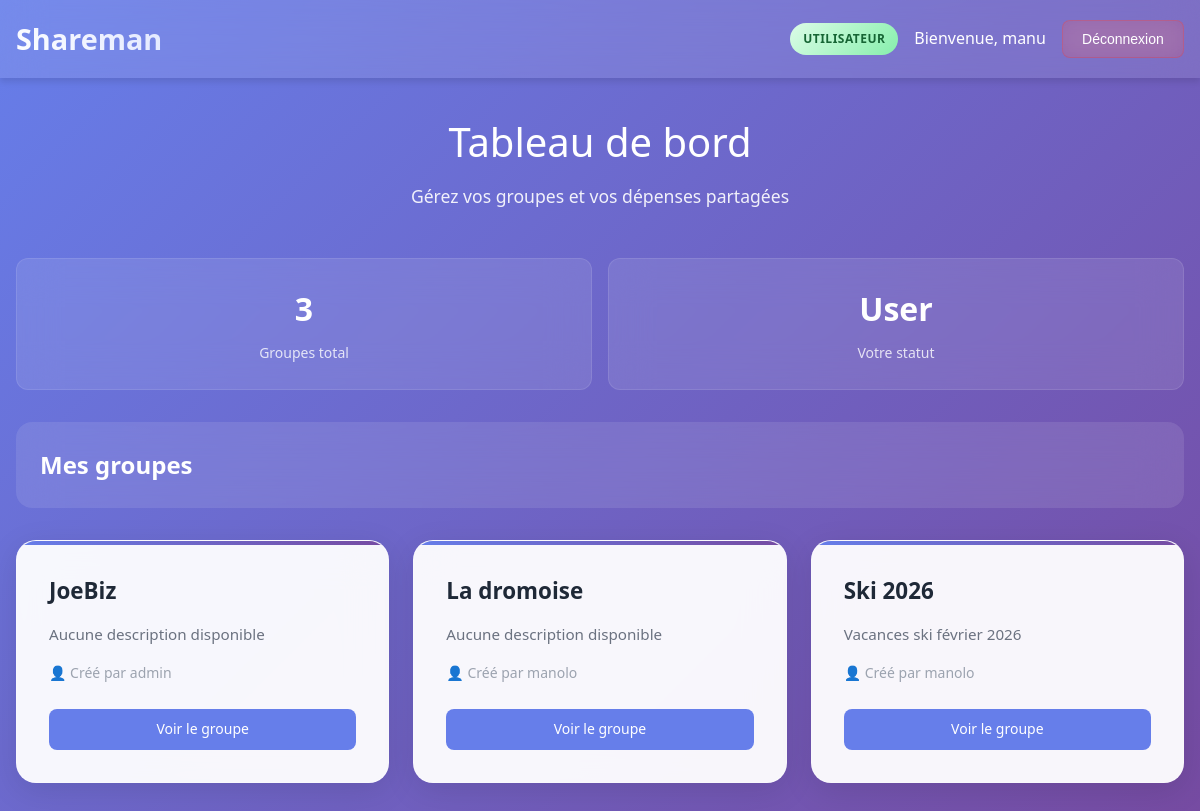
The app's page /dashboard.php (signed in) with its own data.
### tables this page shows
CREATE TABLE `groups_table` (
  `id` int(11) NOT NULL,
  `name` varchar(100) NOT NULL,
  `description` text DEFAULT NULL,
  `created_by` int(11) DEFAULT NULL,
  `created_at` timestamp NULL DEFAULT current_timestamp(),
  `stay_mode_enabled` tinyint(1) DEFAULT 0,
  `stay_start_date` date DEFAULT NULL,
  `stay_end_date` date DEFAULT NULL
);

CREATE TABLE `users` (
  `id` int(11) NOT NULL,
  `username` varchar(50) NOT NULL,
  `email` varchar(100) DEFAULT NULL,
  `password` varchar(255) NOT NULL,
  `status` enum('visiteur','utilisateur','administrateur') DEFAULT 'visiteur',
  `created_at` timestamp NULL DEFAULT current_timestamp()
);

### auth.php (called while the page is built, shortened)
<?php
function getUserStatus() {
    return $_SESSION['status'] ?? 'visiteur';
}
?>

### classes/Group.php (called while the page is built, shortened)
<?php
class Group {
    private $conn;
    public function __construct($db) {
        $this->conn = $db;
    }
    public function getAllGroups() {
        try {
            $query = "SELECT g.*, u.username as creator_name FROM groups_table g
                      LEFT JOIN users u ON g.created_by = u.id ORDER BY g.name";
            $stmt = $this->conn->prepare($query);
            $stmt->execute();
            return $stmt->fetchAll(PDO::FETCH_ASSOC);
        } catch(PDOException $e) {
            error_log("Erreur récupération groupes: " . $e->getMessage());
            return [];
        }
    }
}
?>

### dashboard.php (the view, shortened to what this page needs)
<?php
require_once 'auth.php';
require_once 'classes/Group.php';
$database = new Database();
$db = $database->getConnection();
$groupManager = new Group($db);
$groups = $groupManager->getAllGroups();
?>
<!DOCTYPE html>
<html lang="fr">
<head>
</head>
<body>
    <nav class="navbar">
        <div class="navbar-content">
            <h1>Shareman</h1>
            <div class="user-info">
                <span class="status-badge status-<?= getUserStatus() ?>">
                    <?= ucfirst(getUserStatus()) ?>
                </span>
                <span>Bienvenue, <?= htmlspecialchars($_SESSION['username']) ?></span>
                <form method="POST" style="display: inline;">
                    <button type="submit" class="btn btn-danger">Déconnexion</button>
                </form>
            </div>
        </div>
    </nav>
    <div class="container">
        <div class="welcome-section">
            <h2>Tableau de bord</h2>
            <p>Gérez vos groupes et vos dépenses partagées</p>
        </div>
        <div class="stats-grid">
            <div class="stat-card">
                <div class="stat-number"><?= count($groups) ?></div>
                <div class="stat-label">Groupes total</div>
            </div>
            <div class="stat-card">
                <div class="stat-number"><?= getUserStatus() === 'administrateur' ? 'Admin' : 'User' ?></div>
                <div class="stat-label">Votre statut</div>
            </div>
        </div>
        <div class="header">
            <h3>Mes groupes</h3>
        </div>
        <?php if(empty($groups)): ?>
            <div class="empty-state">
                <h3>Aucun groupe trouvé</h3>
                <p>Commencez par créer votre premier groupe de dépenses partagées!</p>
                <?php if(isAdmin()): ?>
                    <a href="create_group.php" class="btn btn-primary">Créer mon premier groupe</a>
                <?php endif; ?>
            </div>
        <?php else: ?>
            <div class="groups-grid">
                <?php foreach($groups as $group): ?>
                    <div class="group-card">
                        <h3><?= htmlspecialchars($group['name']) ?></h3>
                        <p><?= htmlspecialchars($group['description'] ?: 'Aucune description disponible') ?></p>
                        <div class="group-meta">
                            <span>👤 Créé par <?= htmlspecialchars($group['creator_name'] ?: 'Inconnu') ?></span>
                        </div>
                        <div class="group-actions">
                            <a href="group.php?id=<?= $group['id'] ?>" class="btn">Voir le groupe</a>
                        </div>
                    </div>
                <?php endforeach; ?>
            </div>
        <?php endif; ?>
    </div>
</body>
</html>

### dashboard.php (style rules this page uses)
* { box-sizing: border-box; margin: 0; padding: 0; }
body { font-family: 'Segoe UI', Tahoma, Geneva, Verdana, sans-serif; background: linear-gradient(135deg, #667eea 0%, #764ba2 100%); min-height: 100vh; line-height: 1.6; }
.navbar { background: rgba(255, 255, 255, 0.1); backdrop-filter: blur(20px); padding: 1rem; color: white; box-shadow: 0 4px 6px rgba(0, 0, 0, 0.1); }
.navbar-content { max-width: 1200px; margin: 0 auto; display: flex; justify-content: space-between; align-items: center; flex-wrap: wrap; gap: 1rem; }
.navbar h1 { font-size: 1.8rem; font-weight: 600; background: linear-gradient(45deg, #fff, #e0e7ff); -webkit-background-clip: text; -webkit-text-fill-color: transparent; background-clip: text; }
.user-info { display: flex; gap: 1rem; align-items: center; flex-wrap: wrap; }
.status-badge { padding: 0.4rem 0.8rem; border-radius: 20px; font-size: 0.75rem; font-weight: 600; text-transform: uppercase; letter-spacing: 0.5px; }
.status-utilisateur { background: linear-gradient(135deg, #dcfce7, #86efac); color: #166534; }
.btn { display: inline-flex; align-items: center; padding: 0.6rem 1.2rem; background: rgba(255, 255, 255, 0.2); color: white; text-decoration: none; border-radius: 8px; border: none; cursor: pointer; font-size: 0.875rem; font-weight: 500; transition: all 0.3s ease; backdrop-filter: blur(10px); border: 1px solid rgba(255, 255, 255, 0.1); }
.btn-danger { background: rgba(239, 68, 68, 0.2); border-color: rgba(239, 68, 68, 0.3); }
.container { max-width: 1200px; margin: 0 auto; padding: 2rem 1rem; }
.welcome-section { text-align: center; margin-bottom: 3rem; color: white; }
.welcome-section h2 { font-size: 2.5rem; margin-bottom: 0.5rem; font-weight: 300; }
.welcome-section p { font-size: 1.1rem; opacity: 0.9; }
.header { display: flex; justify-content: space-between; align-items: center; margin-bottom: 2rem; background: rgba(255, 255, 255, 0.1); backdrop-filter: blur(20px); padding: 1.5rem; border-radius: 16px; color: white; }
.header h3 { font-size: 1.5rem; font-weight: 600; }
.groups-grid { display: grid; grid-template-columns: repeat(auto-fill, minmax(320px, 1fr)); gap: 1.5rem; }
.group-card { background: rgba(255, 255, 255, 0.95); backdrop-filter: blur(20px); padding: 2rem; border-radius: 20px; box-shadow: 0 8px 32px rgba(0, 0, 0, 0.1); transition: all 0.3s ease; border: 1px solid rgba(255, 255, 255, 0.2); position: relative; overflow: hidden; }
.group-card::before { content: ''; position: absolute; top: 0; left: 0; right: 0; height: 4px; background: linear-gradient(90deg, #667eea, #764ba2); }
.group-card h3 { color: #1f2937; margin-bottom: 0.8rem; font-size: 1.4rem; font-weight: 600; }
.group-card p { color: #6b7280; margin-bottom: 1rem; font-size: 0.95rem; }
.group-meta { display: flex; align-items: center; gap: 0.5rem; margin-bottom: 1.5rem; font-size: 0.875rem; color: #9ca3af; }
.group-actions { display: flex; gap: 0.75rem; flex-wrap: wrap; }
.group-actions .btn { padding: 0.6rem 1rem; font-size: 0.875rem; background: #667eea; color: white; border: none; flex: 1; min-width: 100px; justify-content: center; }
.stats-grid { display: grid; grid-template-columns: repeat(auto-fit, minmax(200px, 1fr)); gap: 1rem; margin-bottom: 2rem; }
.stat-card { background: rgba(255, 255, 255, 0.1); backdrop-filter: blur(20px); padding: 1.5rem; border-radius: 12px; text-align: center; color: white; border: 1px solid rgba(255, 255, 255, 0.1); }
.stat-number { font-size: 2rem; font-weight: bold; margin-bottom: 0.5rem; }
.stat-label { opacity: 0.8; font-size: 0.875rem; }

### records on screen
groups_table: name "JoeBiz", description "Aucune description disponible", created_by.username "admin"
groups_table: name "La dromoise", description "Aucune description disponible", created_by.username "manolo"
groups_table: name "Ski 2026", description "Vacances ski février 2026", created_by.username "manolo"

### other values on screen
getUserStatus() "UTILISATEUR"
$_SESSION['username'] "manu"
count($groups) "3"
